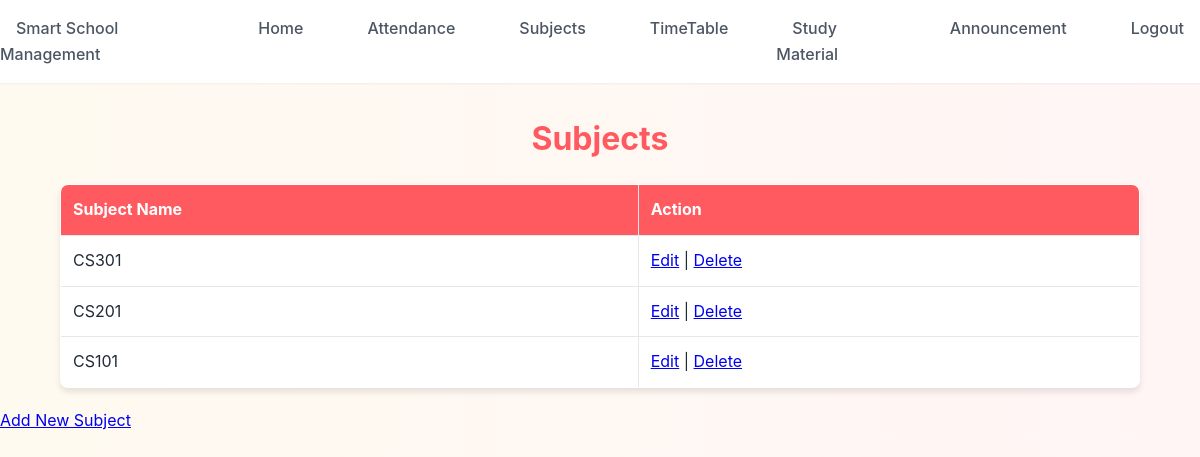
The page /teacher/view_subjects.php (signed in) on the database its author committed.
### tables this page shows
CREATE TABLE `subjects` (
  `subject_id` int(11) NOT NULL,
  `subject_name` varchar(100) NOT NULL,
  `class_id` int(11) NOT NULL,
  `teacher_id` int(11) DEFAULT NULL
);

### teacher/view_subjects.php (the view, shortened to what this page needs)
<?php
include('../config.php');
$teacher_id = $_SESSION["id"];
$sql = "SELECT class_id, class_name FROM Classes WHERE teacher_id = ?";
$stmt = mysqli_prepare($conn, $sql);
mysqli_stmt_bind_param($stmt, "i", $teacher_id);
mysqli_stmt_execute($stmt);
$result = mysqli_stmt_get_result($stmt);
$class = mysqli_fetch_assoc($result);
$class_id = $class ? $class['class_id'] : null;
$subjects = [];
if ($class_id) {
    $query = "SELECT * FROM subjects WHERE class_id = ? AND teacher_id = ? ORDER BY subject_id DESC";
    $stmt2 = mysqli_prepare($conn, $query);
    mysqli_stmt_bind_param($stmt2, "ii", $class_id, $teacher_id);
    mysqli_stmt_execute($stmt2);
    $subjects = mysqli_stmt_get_result($stmt2);
}
?>
<!DOCTYPE html>
<html>
<head>
    <link rel="stylesheet" href="../CSS/style.css">
</head>
<body>
<?php include('navbar.php'); ?>
<h2>Subjects</h2>
<?php if ($class_id): ?>
<table border="1" cellpadding="8">
    <tr>
        <th>Subject Name</th>
        <th>Action</th>
    </tr>
    <?php while ($row = mysqli_fetch_assoc($subjects)): ?>
    <tr>
        <td><?php echo htmlspecialchars($row['subject_name']); ?></td>
        <td>
            <a href="edit_subject.php?id=<?php echo $row['subject_id']; ?>">Edit</a> |
            <a href="?delete=<?php echo $row['subject_id']; ?>" onclick="return confirm('Delete this subject?');">Delete</a>
        </td>
    </tr>
    <?php endwhile; ?>
</table>
<a href="add_subject.php">Add New Subject</a>
<?php else: ?>
<p>You are not assigned to any class.</p>
<?php endif; ?>
</body>
</html>

### CSS/style.css (style rules this page uses)
:root { --primary-color: #ff5a5f; --primary-hover: #e14d52; --secondary-color: #ffcc00; --secondary-hover: #e6b800; --text-primary: #1f2937; --text-secondary: #4b5563; --bg-primary: #ffffff; --bg-secondary: #fdf2f2; --border-color: #e5e7eb; --shadow-sm: 0 1px 2px rgba(0, 0, 0, 0.05); --shadow-md: 0 4px 6px rgba(0, 0, 0, 0.1); --shadow-lg: 0 10px 15px rgba(0, 0, 0, 0.15); }
* { margin: 0; padding: 0; box-sizing: border-box; }
body { font-family: 'Inter', sans-serif; background: linear-gradient(to right, #fffaf0, #fff5f5); color: var(--text-primary); line-height: 1.6; }
h1, h2, h3, h4, h5, h6 { margin-top: 30px; font-weight: 700; text-align: center; margin-bottom: 1rem; color: var(--primary-color); }
h2 { font-size: 2rem; }
table { width: 90%; margin: 20px auto; border-collapse: collapse; background: var(--bg-primary); box-shadow: var(--shadow-md); border-radius: 8px; overflow: hidden; }
th, td { padding: 12px; border: 1px solid var(--border-color); text-align: left; }
th { background: var(--primary-color); color: white; }

### rows shown on the page
subjects: subject_name "CS301"
subjects: subject_name "CS201"
subjects: subject_name "CS101"
